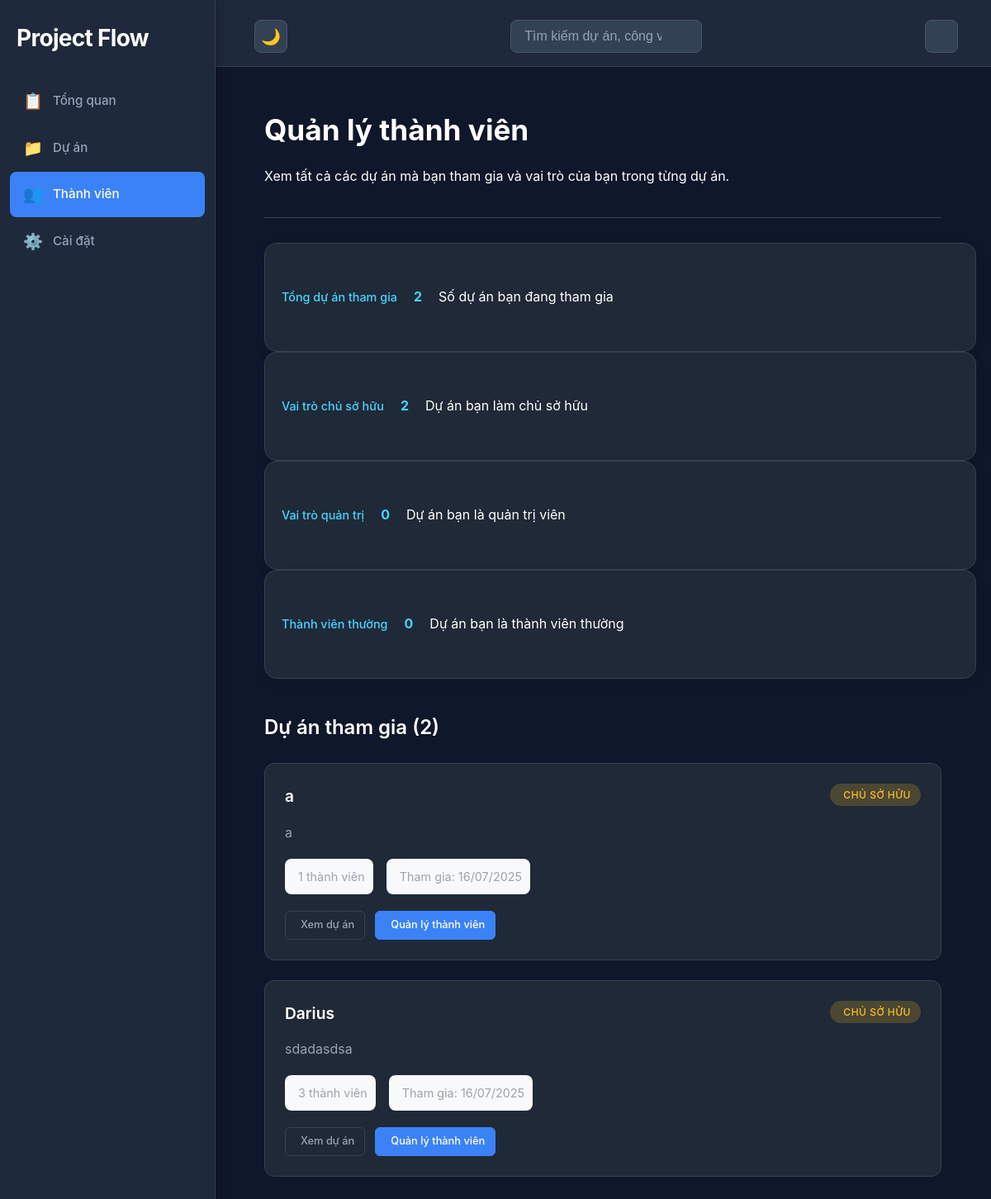
/dashboard/members/ (signed in), run on an earlier commit of the app's database.
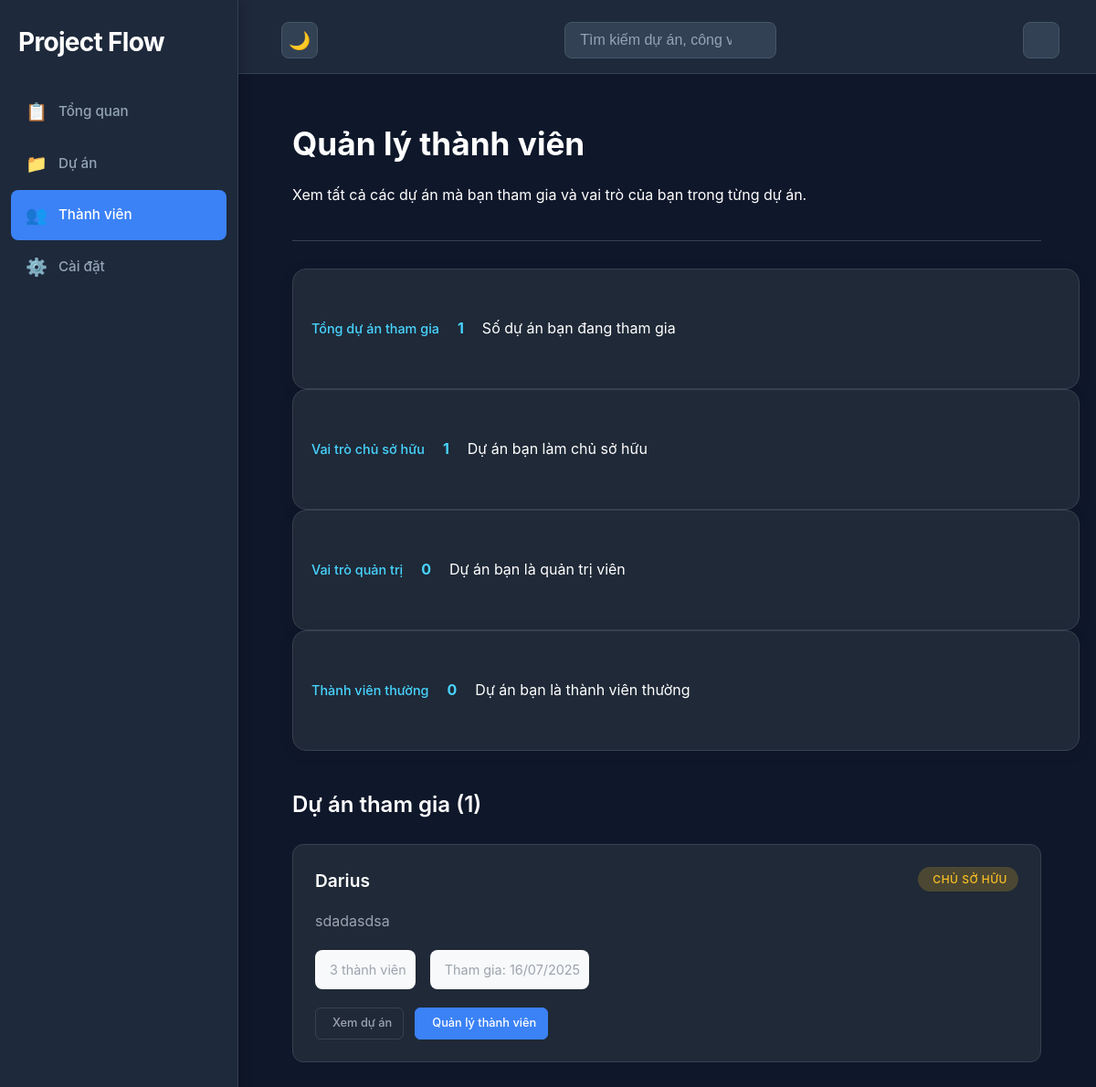
And on a later commit of the database.
### dashboard/models.py (models this page shows)
class Project(models.Model):
    id = models.AutoField(primary_key=True)
    name = models.CharField(max_length=255)
    description = models.TextField()
    status = models.CharField(
        max_length=20,
        choices=ProjectStatus.choices,
        default=ProjectStatus.ACTIVE
    )
    created_at = models.DateTimeField(auto_now_add=True)
    updated_at = models.DateTimeField(auto_now=True)
    archived_at = models.DateTimeField(null=True, blank=True)
    owner = models.ForeignKey(
        User,
        on_delete=models.CASCADE,
        related_name='owned_projects'
    )
    class Meta:
        db_table = 'projects'

class ProjectMember(models.Model):
    id = models.AutoField(primary_key=True)
    role = models.CharField(
        max_length=20,
        choices=MemberRole.choices,
        default=MemberRole.MEMBER
    )
    joined_at = models.DateTimeField(auto_now_add=True)
    user = models.ForeignKey(
        User,
        on_delete=models.CASCADE,
        related_name='projects'
    )
    project = models.ForeignKey(
        Project,
        on_delete=models.CASCADE,
        related_name='members'
    )
    class Meta:
        db_table = 'project_members'
        unique_together = ['user', 'project']

### dashboard/views.py (the view)
# urls.py: path('members/', views.view_all_members, name='view_all_members'),
@login_required(login_url="login")
def view_all_members(request):
    user = request.user
    member_projects = ProjectMember.objects.filter(user=user).select_related('project').order_by('-joined_at')
    projects_data = []
    owner_count = 0
    admin_count = 0
    member_count = 0
    for member_project in member_projects:
        project = member_project.project
        members_count = ProjectMember.objects.filter(project=project).count()
        pending_invitations = ProjectInvitation.objects.filter(
            project=project,
            status=InvitationStatus.PENDING
        ).count()
        if member_project.role == MemberRole.OWNER:
            owner_count += 1
        elif member_project.role == MemberRole.ADMIN:
            admin_count += 1
        else:
            member_count += 1
        projects_data.append({
            'project': project,
            'user_role': member_project.role,
            'members_count': members_count,
            'pending_invitations': pending_invitations,
            'joined_at': member_project.joined_at
        })
    context = {
        'projects_data': projects_data,
        'total_projects': len(projects_data),
        'owner_count': owner_count,
        'admin_count': admin_count,
        'member_count': member_count
    }
    return render(request, 'dashboard/all_members.html', context)

### templates/dashboard/all_members.html (shortened to what this page needs)
{% extends "dashboard/base.html" %}
{% block include_header %}
<link rel="stylesheet" href="/static/dashboard/members.css">
{% endblock %}
{% block container %}
<div id="members-content">
    <div class="members-header">
        <div class="members-title-section">
            <h1 class="members-title">Quản lý thành viên</h1>
            <p class="members-desc">Xem tất cả các dự án mà bạn tham gia và vai trò của bạn trong từng dự án.</p>
        </div>
    </div>
    <div class="members-stats">
        <div class="stat-card">
            <div class="stat-label">Tổng dự án tham gia </div>
            <div class="stat-value">{{ total_projects }}</div>
            <div class="stat-desc">Số dự án bạn đang tham gia</div>
        </div>
        <div class="stat-card">
            <div class="stat-label">Vai trò chủ sở hữu </div>
            <div class="stat-value">{{ owner_count }}</div>
            <div class="stat-desc">Dự án bạn làm chủ sở hữu</div>
        </div>
        <div class="stat-card">
            <div class="stat-label">Vai trò quản trị </div>
            <div class="stat-value">{{ admin_count }}</div>
            <div class="stat-desc">Dự án bạn là quản trị viên</div>
        </div>
        <div class="stat-card">
            <div class="stat-label">Thành viên thường </div>
            <div class="stat-value">{{ member_count }}</div>
            <div class="stat-desc">Dự án bạn là thành viên thường</div>
        </div>
    </div>
    <div class="projects-section">
        <h2 class="section-title">Dự án tham gia ({{ total_projects }})</h2>
        {% if projects_data %}
            <div class="projects-grid">
                {% for project_data in projects_data %}
                <div class="project-card">
                    <div class="project-header">
                        <h3 class="project-name">{{ project_data.project.name }}</h3>
                        <span class="role-badge role-{{ project_data.user_role|lower }}">
                            {% if project_data.user_role == 'OWNER' %}
                                 Chủ sở hữu
                            {% elif project_data.user_role == 'ADMIN' %}
                                <i class="fas fa-shield-alt"></i> Quản trị viên
                            {% else %}
                                <i class="fas fa-user"></i> Thành viên
                            {% endif %}
                        </span>
                    </div>
                    <div class="project-desc">
                        {{ project_data.project.description|truncatewords:20 }}
                    </div>
                    <div class="project-stats">
                        <div class="stat-item">
                            <span>{{ project_data.members_count }} thành viên</span>
                        </div>
                        <div class="stat-item">
                            <span>Tham gia: {{ project_data.joined_at|date:"d/m/Y" }}</span>
                        </div>
                    </div>
                    <div class="project-actions">
                        <a href="{% url 'view_project_detail' project_data.project.id %}" class="btn btn-outline btn-sm">
                             Xem dự án
                        </a>
                        {% if project_data.user_role == 'OWNER' or project_data.user_role == 'ADMIN' %}
                        <a href="{% url 'view_project_members' project_data.project.id %}" class="btn btn-primary btn-sm">
                             Quản lý thành viên
                        </a>
                        {% endif %}
                    </div>
                </div>
                {% endfor %}
            </div>
        {% endif %}
    </div>
</div>
{% endblock %}

What changed in the data, as far as the page shows it:
removed Project: project.name "a", project.description "a", members_count "1", joined_at "16/07/2025"
Also different on the page:
{{ total_projects }}: "2" → "1"
{{ owner_count }}: "2" → "1"
